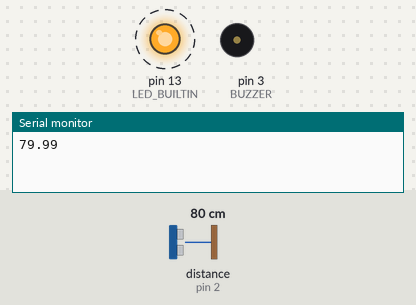
Recording of a sketch running on a simulated Arduino Uno, built with avr-gcc and run on an emulated ATmega328P. Parts: output pins drawn as LEDs (lit = HIGH), buzzer (waves = sounding), the last lines printed to the serial monitor. Dashed ring = blinking. Inputs (shaded band) come from the test bench; at power-on: distance to the obstacle (sensor on pin 2) 80 cm. The echo pulse lasts 58.3 µs per cm; pins used as bus, display or sensor lines are not drawn.

Above: at 1.9 s.
2.0 s: distance to the obstacle (sensor on pin 2) set to 146 cm
6.3 s: distance to the obstacle (sensor on pin 2) set to 155 cm
At 7.1 s:
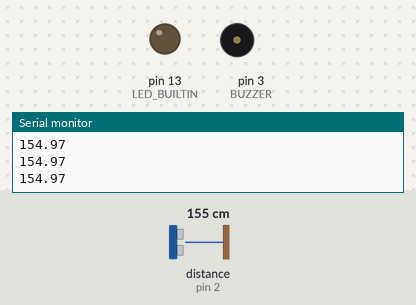
8.1 s: distance to the obstacle (sensor on pin 2) set to 2 cm
At 8.6 s:
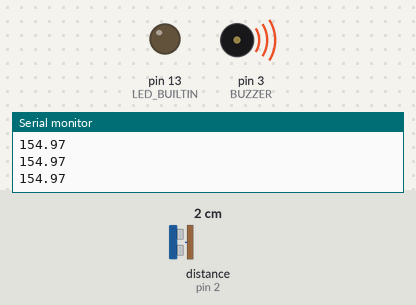
11.8 s: distance to the obstacle (sensor on pin 2) set to 250 cm
At 12.4 s:
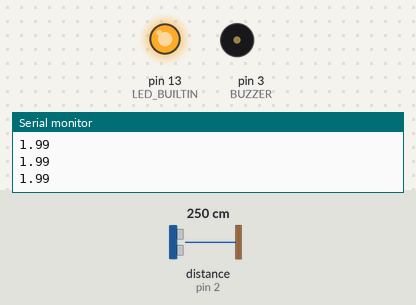
Timing chart, 0 to 14.5 s (numbered marks = the images above; inputs shaded):
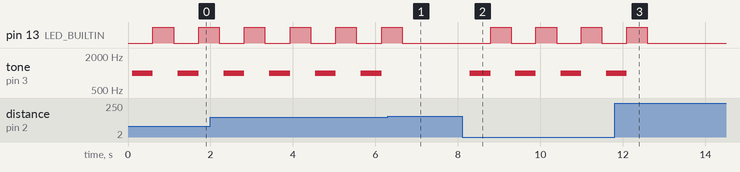

The sketch:

project4_motion_alarm_detector.ino
```cpp
#define BUZZER 3
const int echo = 2;
const int trigger = 1;
const int thresholdDistance = 1;

void setup()
{
  Serial.begin(9600);
  pinMode(LED_BUILTIN, OUTPUT);
  pinMode(BUZZER, OUTPUT);
  pinMode(echo, INPUT);
  pinMode(trigger, OUTPUT);
}


void calculate_distance()
{
  float duration, distance;
  digitalWrite(trigger, LOW);
  delayMicroseconds(2);
  digitalWrite(trigger, HIGH);
  delayMicroseconds(10);
  digitalWrite(trigger, LOW);

  duration = pulseIn(echo, HIGH);

  distance = duration * 0.0343 / 2;
  delay(100);
  if(distance < 150)
  {
    detected();
  }
  Serial.println(distance);


}


void ledBlink(int speed)
{
  digitalWrite(LED_BUILTIN, HIGH);
  delay(speed);
  digitalWrite(LED_BUILTIN, LOW);
}

void soundAlert(int speed, int freq)
{
  tone(BUZZER, freq);
  delay(speed);
  noTone(BUZZER);
}


void detected()
{
  soundAlert(500,1000);
  ledBlink(500);
}


void loop()
{
  calculate_distance();
}
```

Measured:
- the behaviour switches between 150 and 151 cm on distance to the obstacle (sensor on pin 2) (found by bisection; images 0 and 1)
- after the input at 6.3 s, pin 13 (LED_BUILTIN): goes on until 6.6 s, then stays LOW; tone on pin 3 (BUZZER): stays silent (without the input it goes to 1000 Hz after 0.46 s)
- after the input at 8.1 s, pin 13 (LED_BUILTIN): alternates HIGH for 0.50 s and LOW for 0.60 s, starting after 0.69 s; tone on pin 3 (BUZZER): alternates 1000 Hz for 0.50 s and silent for 0.60 s, starting after 0.19 s
- after the input at 11.8 s, pin 13 (LED_BUILTIN): goes on until 12.6 s, then stays LOW; tone on pin 3 (BUZZER): goes on until 12.1 s, then stays silent
- by itself, pin 13 (LED_BUILTIN): alternates HIGH for 0.50 s and LOW for 0.61 s
- by itself, tone on pin 3 (BUZZER): alternates 1000 Hz for 0.50 s and silent for 0.61 s
